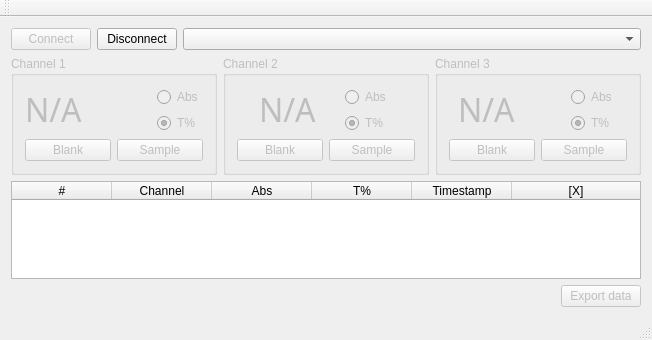
<?xml version="1.0" encoding="UTF-8"?>
<ui version="4.0">
 <class>MainWindow</class>
 <widget class="QMainWindow" name="MainWindow">
  <property name="geometry">
   <rect>
    <x>0</x>
    <y>0</y>
    <width>620</width>
    <height>340</height>
   </rect>
  </property>
  <property name="sizePolicy">
   <sizepolicy hsizetype="Expanding" vsizetype="Preferred">
    <horstretch>0</horstretch>
    <verstretch>0</verstretch>
   </sizepolicy>
  </property>
  <property name="windowTitle">
   <string>MainWindow</string>
  </property>
  <widget class="QWidget" name="centralWidget">
   <layout class="QVBoxLayout" name="verticalLayout">
    <item>
     <layout class="QHBoxLayout" name="horizontalLayout">
      <item>
       <widget class="QPushButton" name="pushButton_connect">
        <property name="enabled">
         <bool>false</bool>
        </property>
        <property name="sizePolicy">
         <sizepolicy hsizetype="Maximum" vsizetype="Fixed">
          <horstretch>0</horstretch>
          <verstretch>0</verstretch>
         </sizepolicy>
        </property>
        <property name="text">
         <string>Connect</string>
        </property>
       </widget>
      </item>
      <item>
       <widget class="QPushButton" name="pushButton_disconnect">
        <property name="sizePolicy">
         <sizepolicy hsizetype="Maximum" vsizetype="Fixed">
          <horstretch>0</horstretch>
          <verstretch>0</verstretch>
         </sizepolicy>
        </property>
        <property name="text">
         <string>Disconnect</string>
        </property>
       </widget>
      </item>
      <item>
       <widget class="QComboBox" name="comboBox"/>
      </item>
     </layout>
    </item>
    <item>
     <layout class="QHBoxLayout" name="horizontalLayout_5">
      <item>
       <widget class="QGroupBox" name="groupBox_ch1">
        <property name="enabled">
         <bool>false</bool>
        </property>
        <property name="sizePolicy">
         <sizepolicy hsizetype="MinimumExpanding" vsizetype="Preferred">
          <horstretch>0</horstretch>
          <verstretch>0</verstretch>
         </sizepolicy>
        </property>
        <property name="title">
         <string>Channel 1</string>
        </property>
        <layout class="QVBoxLayout" name="verticalLayout_3">
         <item>
          <layout class="QHBoxLayout" name="horizontalLayout_7">
           <item>
            <widget class="QLabel" name="label_1">
             <property name="sizePolicy">
              <sizepolicy hsizetype="Maximum" vsizetype="Preferred">
               <horstretch>0</horstretch>
               <verstretch>0</verstretch>
              </sizepolicy>
             </property>
             <property name="font">
              <font>
               <family>Arial Black</family>
               <pointsize>24</pointsize>
              </font>
             </property>
             <property name="text">
              <string>N/A</string>
             </property>
             <property name="textInteractionFlags">
              <set>Qt::LinksAccessibleByMouse|Qt::TextSelectableByKeyboard|Qt::TextSelectableByMouse</set>
             </property>
            </widget>
           </item>
           <item>
            <spacer name="horizontalSpacer">
             <property name="orientation">
              <enum>Qt::Horizontal</enum>
             </property>
             <property name="sizeType">
              <enum>QSizePolicy::Expanding</enum>
             </property>
             <property name="sizeHint" stdset="0">
              <size>
               <width>40</width>
               <height>20</height>
              </size>
             </property>
            </spacer>
           </item>
           <item>
            <layout class="QVBoxLayout" name="verticalLayout_4">
             <item>
              <widget class="QRadioButton" name="radioButton_abs1">
               <property name="sizePolicy">
                <sizepolicy hsizetype="Maximum" vsizetype="Fixed">
                 <horstretch>0</horstretch>
                 <verstretch>0</verstretch>
                </sizepolicy>
               </property>
               <property name="text">
                <string>Abs</string>
               </property>
              </widget>
             </item>
             <item>
              <widget class="QRadioButton" name="radioButton_t1">
               <property name="sizePolicy">
                <sizepolicy hsizetype="Maximum" vsizetype="Fixed">
                 <horstretch>0</horstretch>
                 <verstretch>0</verstretch>
                </sizepolicy>
               </property>
               <property name="text">
                <string>T%</string>
               </property>
               <property name="checked">
                <bool>true</bool>
               </property>
              </widget>
             </item>
            </layout>
           </item>
          </layout>
         </item>
         <item>
          <layout class="QHBoxLayout" name="horizontalLayout_10">
           <item>
            <widget class="QPushButton" name="pushButton_blank1">
             <property name="text">
              <string>Blank</string>
             </property>
            </widget>
           </item>
           <item>
            <widget class="QPushButton" name="pushButton_sample1">
             <property name="text">
              <string>Sample</string>
             </property>
            </widget>
           </item>
          </layout>
         </item>
        </layout>
       </widget>
      </item>
      <item>
       <widget class="QGroupBox" name="groupBox_ch2">
        <property name="enabled">
         <bool>false</bool>
        </property>
        <property name="sizePolicy">
         <sizepolicy hsizetype="MinimumExpanding" vsizetype="Preferred">
          <horstretch>0</horstretch>
          <verstretch>0</verstretch>
         </sizepolicy>
        </property>
        <property name="title">
         <string>Channel 2</string>
        </property>
        <layout class="QVBoxLayout" name="verticalLayout_6">
         <item>
          <layout class="QHBoxLayout" name="horizontalLayout_8">
           <item>
            <widget class="QLabel" name="label_2">
             <property name="sizePolicy">
              <sizepolicy hsizetype="Maximum" vsizetype="Preferred">
               <horstretch>0</horstretch>
               <verstretch>0</verstretch>
              </sizepolicy>
             </property>
             <property name="font">
              <font>
               <family>Arial Black</family>
               <pointsize>24</pointsize>
              </font>
             </property>
             <property name="text">
              <string>N/A</string>
             </property>
             <property name="textInteractionFlags">
              <set>Qt::LinksAccessibleByMouse|Qt::TextSelectableByKeyboard|Qt::TextSelectableByMouse</set>
             </property>
            </widget>
           </item>
           <item>
            <layout class="QVBoxLayout" name="verticalLayout_5">
             <item>
              <widget class="QRadioButton" name="radioButton_abs2">
               <property name="sizePolicy">
                <sizepolicy hsizetype="Maximum" vsizetype="Fixed">
                 <horstretch>0</horstretch>
                 <verstretch>0</verstretch>
                </sizepolicy>
               </property>
               <property name="text">
                <string>Abs</string>
               </property>
              </widget>
             </item>
             <item>
              <widget class="QRadioButton" name="radioButton_t2">
               <property name="sizePolicy">
                <sizepolicy hsizetype="Maximum" vsizetype="Fixed">
                 <horstretch>0</horstretch>
                 <verstretch>0</verstretch>
                </sizepolicy>
               </property>
               <property name="text">
                <string>T%</string>
               </property>
               <property name="checked">
                <bool>true</bool>
               </property>
              </widget>
             </item>
            </layout>
           </item>
          </layout>
         </item>
         <item>
          <layout class="QHBoxLayout" name="horizontalLayout_11">
           <item>
            <widget class="QPushButton" name="pushButton_blank2">
             <property name="text">
              <string>Blank</string>
             </property>
            </widget>
           </item>
           <item>
            <widget class="QPushButton" name="pushButton_sample2">
             <property name="text">
              <string>Sample</string>
             </property>
            </widget>
           </item>
          </layout>
         </item>
        </layout>
       </widget>
      </item>
      <item>
       <widget class="QGroupBox" name="groupBox_ch3">
        <property name="enabled">
         <bool>false</bool>
        </property>
        <property name="sizePolicy">
         <sizepolicy hsizetype="MinimumExpanding" vsizetype="Preferred">
          <horstretch>0</horstretch>
          <verstretch>0</verstretch>
         </sizepolicy>
        </property>
        <property name="title">
         <string>Channel 3</string>
        </property>
        <layout class="QVBoxLayout" name="verticalLayout_8">
         <item>
          <layout class="QHBoxLayout" name="horizontalLayout_9">
           <item>
            <widget class="QLabel" name="label_3">
             <property name="sizePolicy">
              <sizepolicy hsizetype="Maximum" vsizetype="Preferred">
               <horstretch>0</horstretch>
               <verstretch>0</verstretch>
              </sizepolicy>
             </property>
             <property name="font">
              <font>
               <family>Arial Black</family>
               <pointsize>24</pointsize>
              </font>
             </property>
             <property name="text">
              <string>N/A</string>
             </property>
             <property name="textInteractionFlags">
              <set>Qt::LinksAccessibleByMouse|Qt::TextSelectableByKeyboard|Qt::TextSelectableByMouse</set>
             </property>
            </widget>
           </item>
           <item>
            <spacer name="horizontalSpacer_3">
             <property name="orientation">
              <enum>Qt::Horizontal</enum>
             </property>
             <property name="sizeType">
              <enum>QSizePolicy::Maximum</enum>
             </property>
             <property name="sizeHint" stdset="0">
              <size>
               <width>40</width>
               <height>20</height>
              </size>
             </property>
            </spacer>
           </item>
           <item>
            <layout class="QVBoxLayout" name="verticalLayout_7">
             <item>
              <widget class="QRadioButton" name="radioButton_abs3">
               <property name="sizePolicy">
                <sizepolicy hsizetype="Maximum" vsizetype="Fixed">
                 <horstretch>0</horstretch>
                 <verstretch>0</verstretch>
                </sizepolicy>
               </property>
               <property name="text">
                <string>Abs</string>
               </property>
              </widget>
             </item>
             <item>
              <widget class="QRadioButton" name="radioButton_t3">
               <property name="sizePolicy">
                <sizepolicy hsizetype="Maximum" vsizetype="Fixed">
                 <horstretch>0</horstretch>
                 <verstretch>0</verstretch>
                </sizepolicy>
               </property>
               <property name="text">
                <string>T%</string>
               </property>
               <property name="checked">
                <bool>true</bool>
               </property>
              </widget>
             </item>
            </layout>
           </item>
          </layout>
         </item>
         <item>
          <layout class="QHBoxLayout" name="horizontalLayout_12">
           <item>
            <widget class="QPushButton" name="pushButton_blank3">
             <property name="text">
              <string>Blank</string>
             </property>
            </widget>
           </item>
           <item>
            <widget class="QPushButton" name="pushButton_sample3">
             <property name="text">
              <string>Sample</string>
             </property>
            </widget>
           </item>
          </layout>
         </item>
        </layout>
       </widget>
      </item>
     </layout>
    </item>
    <item>
     <widget class="QTableWidget" name="tableWidget">
      <property name="enabled">
       <bool>true</bool>
      </property>
      <property name="sizePolicy">
       <sizepolicy hsizetype="MinimumExpanding" vsizetype="Expanding">
        <horstretch>0</horstretch>
        <verstretch>0</verstretch>
       </sizepolicy>
      </property>
      <property name="cursor" stdset="0">
       <cursorShape>ArrowCursor</cursorShape>
      </property>
      <property name="frameShape">
       <enum>QFrame::StyledPanel</enum>
      </property>
      <property name="horizontalScrollBarPolicy">
       <enum>Qt::ScrollBarAsNeeded</enum>
      </property>
      <property name="sizeAdjustPolicy">
       <enum>QAbstractScrollArea::AdjustToContentsOnFirstShow</enum>
      </property>
      <property name="autoScroll">
       <bool>false</bool>
      </property>
      <property name="rowCount">
       <number>0</number>
      </property>
      <attribute name="horizontalHeaderCascadingSectionResizes">
       <bool>true</bool>
      </attribute>
      <attribute name="horizontalHeaderHighlightSections">
       <bool>false</bool>
      </attribute>
      <attribute name="horizontalHeaderShowSortIndicator" stdset="0">
       <bool>false</bool>
      </attribute>
      <attribute name="horizontalHeaderStretchLastSection">
       <bool>true</bool>
      </attribute>
      <attribute name="verticalHeaderVisible">
       <bool>false</bool>
      </attribute>
      <attribute name="verticalHeaderCascadingSectionResizes">
       <bool>true</bool>
      </attribute>
      <attribute name="verticalHeaderShowSortIndicator" stdset="0">
       <bool>false</bool>
      </attribute>
      <column>
       <property name="text">
        <string>#</string>
       </property>
      </column>
      <column>
       <property name="text">
        <string notr="true">Channel</string>
       </property>
       <property name="toolTip">
        <string/>
       </property>
       <property name="whatsThis">
        <string/>
       </property>
      </column>
      <column>
       <property name="text">
        <string>Abs</string>
       </property>
      </column>
      <column>
       <property name="text">
        <string>T%</string>
       </property>
      </column>
      <column>
       <property name="text">
        <string>Timestamp</string>
       </property>
      </column>
      <column>
       <property name="text">
        <string>[X]</string>
       </property>
      </column>
     </widget>
    </item>
    <item alignment="Qt::AlignRight">
     <widget class="QPushButton" name="pushButton_export">
      <property name="enabled">
       <bool>false</bool>
      </property>
      <property name="text">
       <string>Export data</string>
      </property>
     </widget>
    </item>
   </layout>
  </widget>
  <widget class="QMenuBar" name="menuBar">
   <property name="geometry">
    <rect>
     <x>0</x>
     <y>0</y>
     <width>620</width>
     <height>20</height>
    </rect>
   </property>
  </widget>
  <widget class="QToolBar" name="mainToolBar">
   <attribute name="toolBarArea">
    <enum>TopToolBarArea</enum>
   </attribute>
   <attribute name="toolBarBreak">
    <bool>false</bool>
   </attribute>
  </widget>
  <widget class="QStatusBar" name="statusBar">
   <property name="enabled">
    <bool>true</bool>
   </property>
  </widget>
 </widget>
 <layoutdefault spacing="6" margin="11"/>
 <resources/>
 <connections/>
</ui>
